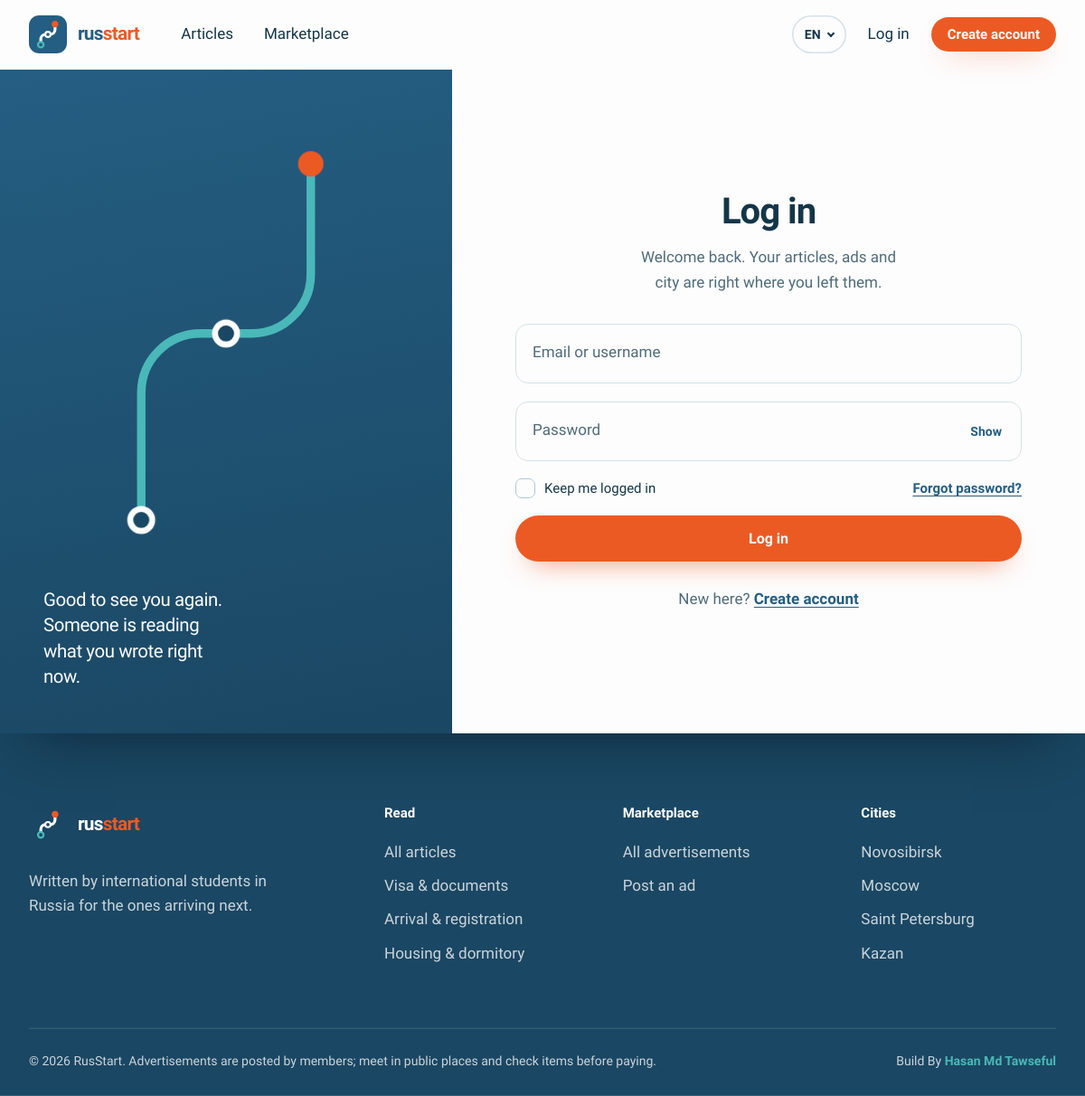
The page /login on the database its author committed.
### tables this page shows
CREATE TABLE IF NOT EXISTS categories (
    id         INT UNSIGNED AUTO_INCREMENT PRIMARY KEY,
    type       ENUM('article','ad') NOT NULL,
    name       VARCHAR(80)  NOT NULL,
    name_ru    VARCHAR(80)  NULL,
    slug       VARCHAR(100) NOT NULL,
    is_default TINYINT(1)   NOT NULL DEFAULT 0,
    created_at TIMESTAMP    NOT NULL DEFAULT CURRENT_TIMESTAMP,
    UNIQUE KEY uq_type_slug (type, slug)
);

CREATE TABLE IF NOT EXISTS cities (
    id         INT UNSIGNED AUTO_INCREMENT PRIMARY KEY,
    name       VARCHAR(80)  NOT NULL,
    name_ru    VARCHAR(80)  NULL,
    slug       VARCHAR(100) NOT NULL UNIQUE,
    is_default TINYINT(1)   NOT NULL DEFAULT 0,
    created_at TIMESTAMP    NOT NULL DEFAULT CURRENT_TIMESTAMP
);

### app/pages/login.php (called while the page is built, shortened)
<?php
render('login', ['title' => t('Log in'), 'bodyClass' => 'is-auth']);

### app/i18n.php (called while the page is built, shortened)
<?php
function t(string $text, ...$args): string
{
    $text = $GLOBALS['strings'][$text] ?? $text;
    return $args ? vsprintf($text, $args) : $text;
}
function et(string $text, ...$args): string
{
    return htmlspecialchars(t($text, ...$args), ENT_QUOTES, 'UTF-8');
}
function name_sql(string $alias): string
{
    return LANG === 'ru' ? "COALESCE(NULLIF($alias.name_ru, ''), $alias.name)" : "$alias.name";
}

### app/auth.php (called while the page is built, shortened)
<?php
function current_user(): ?array
{
    static $user = false;
    if ($user === false) {
        $user = null;
    }
    return $user;
}

### app/db.php (called while the page is built)
<?php
function db(): PDO
{
    static $pdo = null;
    if ($pdo === null) {
        global $config;
        $d = $config['db'];
        $dsn = "mysql:host={$d['host']};port={$d['port']};dbname={$d['name']};charset=utf8mb4";
        try {
            $pdo = new PDO($dsn, $d['user'], $d['pass'], [
                PDO::ATTR_ERRMODE            => PDO::ERRMODE_EXCEPTION,
                PDO::ATTR_DEFAULT_FETCH_MODE => PDO::FETCH_ASSOC,
                PDO::ATTR_EMULATE_PREPARES   => false,
            ]);
        } catch (PDOException $e) {
            http_response_code(500);
            $detail = $config['debug'] ? htmlspecialchars($e->getMessage()) : '';
            exit("<h1>Database is not reachable</h1><p>Check that MySQL is running and the settings in config/config.php are correct.</p><p>$detail</p>");
        }
    }
    return $pdo;
}
function q(string $sql, array $params = []): PDOStatement
{
    $st = db()->prepare($sql);
    $st->execute($params);
    return $st;
}

### config/config.php (called while the page is built, shortened)
<?php
$config = [
    'app_name' => 'RusStart',
    'main_city' => 'novosibirsk',
    'db' => [
        'host' => '127.0.0.1',
        'port' => 3307,
        'name' => 'russtart',
        'user' => 'root',
        'pass' => '',
    ],
    'mail' => [
        'driver'    => 'log',
        'from'      => 'no-reply@russtart.local',
        'from_name' => 'RusStart',
        'smtp'      => ['host' => 'smtp.gmail.com', 'port' => 587, 'secure' => 'tls', 'user' => '', 'pass' => ''],
    ],
    'debug' => true,
];
$local = __DIR__ . '/config.local.php';
return $config;

### app/bootstrap.php (called while the page is built, shortened)
<?php
$config = require ROOT . '/config/config.php';
require ROOT . '/app/db.php';
require ROOT . '/app/helpers.php';
require ROOT . '/app/i18n.php';
require ROOT . '/app/auth.php';

### app/views/layout.php (the view, shortened to what this page needs)
<?php
$me = current_user();
$here = ROUTE_PATH;
$nav = fn(string $prefix) => str_starts_with($here, $prefix) ? ' aria-current="page"' : '';
$footerTopics = array_slice(all_categories('article'), 0, 3);
?>
<!doctype html>
<html lang="<?= LANG ?>">
<head>
    <link rel="stylesheet" href="<?= asset('css/app.css') ?>">
</head>
<body class="<?= e($bodyClass ?? '') ?>">
<header class="site-header" data-header>
    <div class="wrap header-row">
        <?php partial('logo') ?>
        <nav class="site-nav" id="site-nav" data-nav>
            <ul class="nav-links">
                <li><a href="<?= url('articles') ?>"<?= $nav('/articles') ?>><?= et('Articles') ?></a></li>
                <li><a href="<?= url('market') ?>"<?= $nav('/market') ?>><?= et('Marketplace') ?></a></li>
            </ul>
            <div class="nav-actions">
                <div class="menu lang" data-menu>
                    <button class="lang-btn" type="button" aria-expanded="false" aria-haspopup="true" data-menu-btn>
                        <span class="sr"><?= et('Language') ?>: </span><?= strtoupper(LANG) ?>
                    </button>
                </div>
                <?php if ($me): ?>
                    <a class="btn btn-ghost btn-sm" href="<?= url('market/new') ?>"><?= et('Post an ad') ?></a>
                    <a class="btn btn-primary btn-sm" href="<?= url('articles/new') ?>"><?= et('Write an article') ?></a>
                    <div class="menu account" data-menu>
                        <button class="avatar" type="button" aria-expanded="false" aria-haspopup="true" data-menu-btn>
                            <span class="sr"><?= et('Account menu') ?> </span><?= e(initials($me['name'])) ?>
                        </button>
                        <div class="menu-panel" data-menu-panel>
                            <p class="menu-who"><strong><?= e($me['name']) ?></strong><span>@<?= e($me['username']) ?></span></p>
                            <a href="<?= url('me') ?>"><?= et('My posts') ?></a>
                            <?php if ($me['city_slug']): ?>
                                <a href="<?= url('city/' . $me['city_slug']) ?>"><?= e($me['city_name']) ?></a>
                            <?php endif ?>
                            <form method="post" action="<?= url('logout') ?>">
                                <?= csrf_field() ?>
                                <button type="submit"><?= et('Log out') ?></button>
                            </form>
                        </div>
                    </div>
                <?php else: ?>
                    <a class="nav-login" href="<?= url('login') ?>"><?= et('Log in') ?></a>
                    <a class="btn btn-primary btn-sm" href="<?= url('register') ?>"><?= et('Create account') ?></a>
                <?php endif ?>
            </div>
        </nav>
    </div>
</header>
<main id="main">
<?= $content ?>
</main>
<footer class="site-footer">
    <div class="wrap footer-grid">
        <div class="footer-about">
            <?php partial('logo', ['light' => true]) ?>
            <p><?= et('Written by international students in Russia for the ones arriving next.') ?></p>
        </div>
        <nav aria-label="<?= et('Read') ?>">
            <h2><?= et('Read') ?></h2>
            <a href="<?= url('articles') ?>"><?= et('All articles') ?></a>
            <?php foreach ($footerTopics as $topic): ?>
                <a href="<?= url('articles?category=' . $topic['slug']) ?>"><?= e($topic['name']) ?></a>
            <?php endforeach ?>
        </nav>
        <nav aria-label="<?= et('Marketplace') ?>">
            <h2><?= et('Marketplace') ?></h2>
            <a href="<?= url('market') ?>"><?= et('All advertisements') ?></a>
            <a href="<?= url('market/new') ?>"><?= et('Post an ad') ?></a>
        </nav>
        <nav aria-label="<?= et('Cities') ?>">
            <h2><?= et('Cities') ?></h2>
            <?php foreach (array_slice(all_cities(), 0, 4) as $c): ?>
                <a href="<?= url('city/' . $c['slug']) ?>"><?= e($c['name']) ?></a>
            <?php endforeach ?>
        </nav>
    </div>
    <div class="wrap footer-base">
        <p>&copy; <?= date('Y') ?> RusStart. <?= et('Advertisements are posted by members; meet in public places and check items before paying.') ?></p>
        <p class="footer-credit">Build By <a href="mailto:tawsefulh@gmail.com">Hasan Md Tawseful</a></p>
    </div>
</footer>
</body>
</html>

### app/views/login.php (shortened to what this page needs)
<section class="auth">
    <?php partial('auth_side', ['text' => t('Good to see you again. Someone is reading what you wrote right now.')]) ?>
    <div class="auth-card">
        <h1><?= et('Log in') ?></h1>
        <p class="auth-lead"><?= et('Welcome back. Your articles, ads and city are right where you left them.') ?></p>
        <form method="post" action="<?= url('login') ?>" novalidate>
            <?= field('login', t('Email or username'), ['required' => true, 'attrs' => ' autocomplete="username" autocapitalize="none" spellcheck="false" data-clean="email"']) ?>
            <?= field('password', t('Password'), ['type' => 'password', 'required' => true, 'attrs' => ' autocomplete="current-password"']) ?>
            <div class="login-row">
                <label class="check">
                    <span class="check-box" aria-hidden="true"></span>
                    <?= et('Keep me logged in') ?>
                </label>
                <a href="<?= url('forgot-password') ?>"><?= et('Forgot password?') ?></a>
            </div>
            <button class="btn btn-primary btn-block" type="submit"><?= et('Log in') ?></button>
        </form>
        <p class="auth-switch"><?= et('New here?') ?> <a href="<?= url('register') ?>"><?= et('Create account') ?></a></p>
    </div>
</section>

### app/views/partials/auth_side.php (shortened to what this page needs)
<div class="auth-side" aria-hidden="true">
    <p><?= e($text) ?></p>
</div>

### app/helpers.php (shortened to what this page needs)
<?php
function e($value): string
{
    return htmlspecialchars((string) $value, ENT_QUOTES, 'UTF-8');
}
function url(string $path = ''): string
{
    return BASE_URL . (LANG === 'ru' ? '/ru' : '') . '/' . ltrim($path, '/');
}
function base_url(string $path = ''): string
{
    return BASE_URL . '/' . ltrim($path, '/');
}
function asset(string $path): string
{
    $file = ROOT . '/assets/' . $path;
    return base_url('assets/' . $path) . '?v=' . (is_file($file) ? filemtime($file) : 1);
}
function render(string $view, array $data = []): void
{
    extract($data);
    require ROOT . "/app/views/$view.php";
    $content = ob_get_clean();
    require ROOT . '/app/views/layout.php';
}
function partial(string $name, array $data = []): void
{
    extract($data);
    require ROOT . "/app/views/partials/$name.php";
}
function old(string $key, $default = ''): string
{
    $v = $_POST[$key] ?? $default;
    return is_string($v) || is_numeric($v) ? (string) $v : '';
}
function all_cities(): array
{
    global $config;
    static $rows = null;
    return $rows ??= q('SELECT c.id, ' . name_sql('c') . ' AS name, c.slug FROM cities c
                        ORDER BY c.slug = ? DESC, c.is_default DESC, IF(c.is_default, c.id, 0), name',
        [$config['main_city']])->fetchAll();
}
function all_categories(string $type): array
{
    return q('SELECT k.id, ' . name_sql('k') . ' AS name, k.slug FROM categories k
              WHERE k.type = ? ORDER BY k.is_default DESC, IF(k.is_default, k.id, 0), name', [$type])->fetchAll();
}
function field_error(string $name): string
{
    global $errors;
    return isset($errors[$name]) ? '<p class="field-error" id="' . e($name) . '-error">' . e($errors[$name]) . '</p>' : '';
}
function field(string $name, string $label, array $o = []): string
{
    global $errors;
    $type  = $o['type'] ?? 'text';
    $value = $o['value'] ?? old($name);
    $attrs = ($o['attrs'] ?? '') . (!empty($o['required']) ? ' required' : '');
    $bad   = isset($errors[$name]);
    $id = 'f-' . $name;
    if ($type === 'textarea') {
        $control = '<textarea id="' . $id . '" name="' . e($name) . '" rows="' . (int) ($o['rows'] ?? 6) . '" placeholder=" "' . $attrs . '>' . e($value) . '</textarea>';
    } else {
        $shown = $type === 'password' ? '' : e($value);
        $control = '<input id="' . $id . '" type="' . e($type) . '" name="' . e($name) . '" value="' . $shown . '" placeholder=" "' . $attrs . '>';
    }
    $toggle = $type === 'password'
        ? '<button type="button" class="field-toggle" data-toggle-password aria-label="' . et('Show password') . '">' . et('Show') . '</button>'
        : '';
    $hint = !empty($o['hint']) ? '<p class="field-hint">' . e($o['hint']) . '</p>' : '';
    return '<div class="field' . ($type === 'textarea' ? ' field-area' : '') . ($bad ? ' has-error' : '') . '">'
        . '<div class="field-box">' . $control . '<label for="' . $id . '">' . e($label) . '</label>' . $toggle . '</div>'
        . field_error($name) . $hint . '</div>';
}

### index.php (shortened to what this page needs)
<?php
require __DIR__ . '/app/bootstrap.php';
$path = ROUTE_PATH;
$slug = '([a-z0-9][a-z0-9-]*)';
$routes = [
    '#^/$#'                           => 'home',
    '#^/go$#'                         => 'go',
    '#^/language/(en|ru)$#'           => 'lang',
    '#^/login$#'                      => 'login',
    '#^/register$#'                   => 'register',
    '#^/check$#'                      => 'check',
    '#^/forgot-password$#'            => 'forgot',
    '#^/reset-password$#'             => 'reset',
    '#^/logout$#'                     => 'logout',
    '#^/me$#'                         => 'me',
    '#^/articles$#'                   => 'articles',
    '#^/articles/new$#'               => 'article_form',
    "#^/articles/$slug/edit$#"        => 'article_form',
    "#^/articles/$slug/delete$#"      => 'article_delete',
    "#^/articles/$slug$#"             => 'article_show',
    '#^/market$#'                     => 'market',
    '#^/market/new$#'                 => 'ad_form',
    "#^/market/$slug/edit$#"          => 'ad_form',
    "#^/market/$slug/delete$#"        => 'ad_delete',
    "#^/market/$slug$#"               => 'ad_show',
    "#^/city/$slug$#"                 => 'city',
];
foreach ($routes as $pattern => $page) {
    if (preg_match($pattern, $path, $m)) {
        require ROOT . "/app/pages/$page.php";
        exit;
    }
}

### app/views/partials/logo.php
<?php
static $logoCount = 0;
$gid = 'logo-grad-' . (++$logoCount);
$route = 'M15 37V30a6 6 0 0 1 6-6h6a6 6 0 0 0 6-6V11';
?>
<a class="logo<?= !empty($light) ? ' logo-light' : '' ?>" href="<?= url() ?>" aria-label="RusStart">
    <svg class="logo-mark" viewBox="0 0 48 48" aria-hidden="true">
        <defs>
            <linearGradient id="<?= $gid ?>" gradientUnits="userSpaceOnUse" x1="15" y1="37" x2="33" y2="11">
                <stop offset="0" stop-color="#4AB8B8"/>
                <stop offset="1" stop-color="#EC5A24"/>
            </linearGradient>
        </defs>
        <rect class="logo-tile" width="48" height="48" rx="13"/>
        <path class="logo-route" d="<?= $route ?>" fill="none" stroke-width="3.6" stroke-linecap="round" pathLength="100"/>
        <path class="logo-travel" d="<?= $route ?>" fill="none" stroke="url(#<?= $gid ?>)" stroke-width="3.6" stroke-linecap="round" pathLength="100"/>
        <circle class="logo-ring logo-s1" cx="15" cy="37" r="3.5" stroke-width="2.6"/>
        <circle class="logo-ring logo-s2" cx="24" cy="24" r="3.3" stroke-width="2.4"/>
        <circle class="logo-dot" cx="33" cy="11" r="4.2"/>
    </svg>
    <span class="logo-word">rus<span>start</span></span>
</a>

### rows shown on the page
categories: name "Visa & documents"
categories: name "Arrival & registration"
categories: name "Housing & dormitory"
cities: name "Novosibirsk"
cities: name "Moscow"
cities: name "Saint Petersburg"
cities: name "Kazan"
